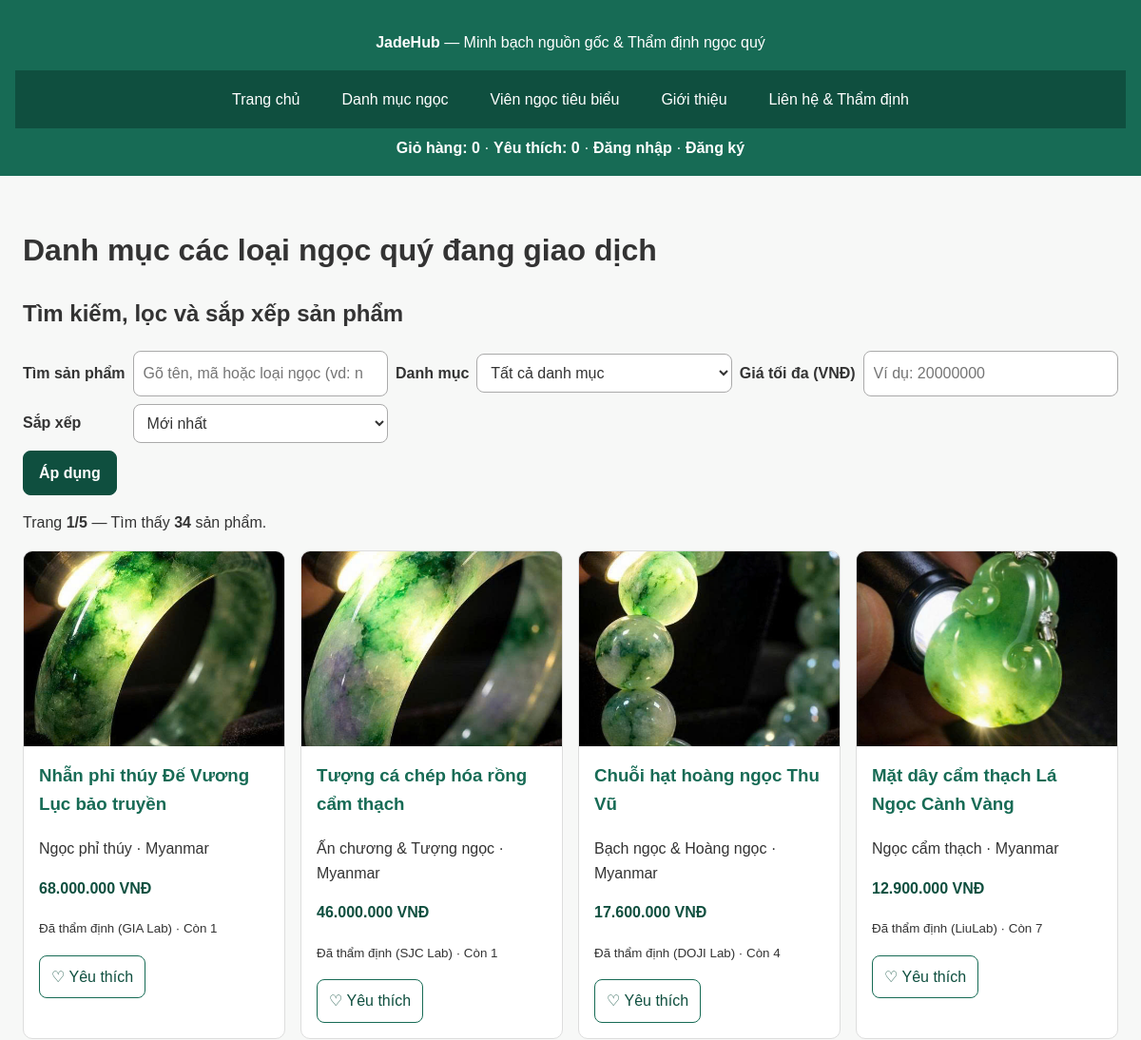
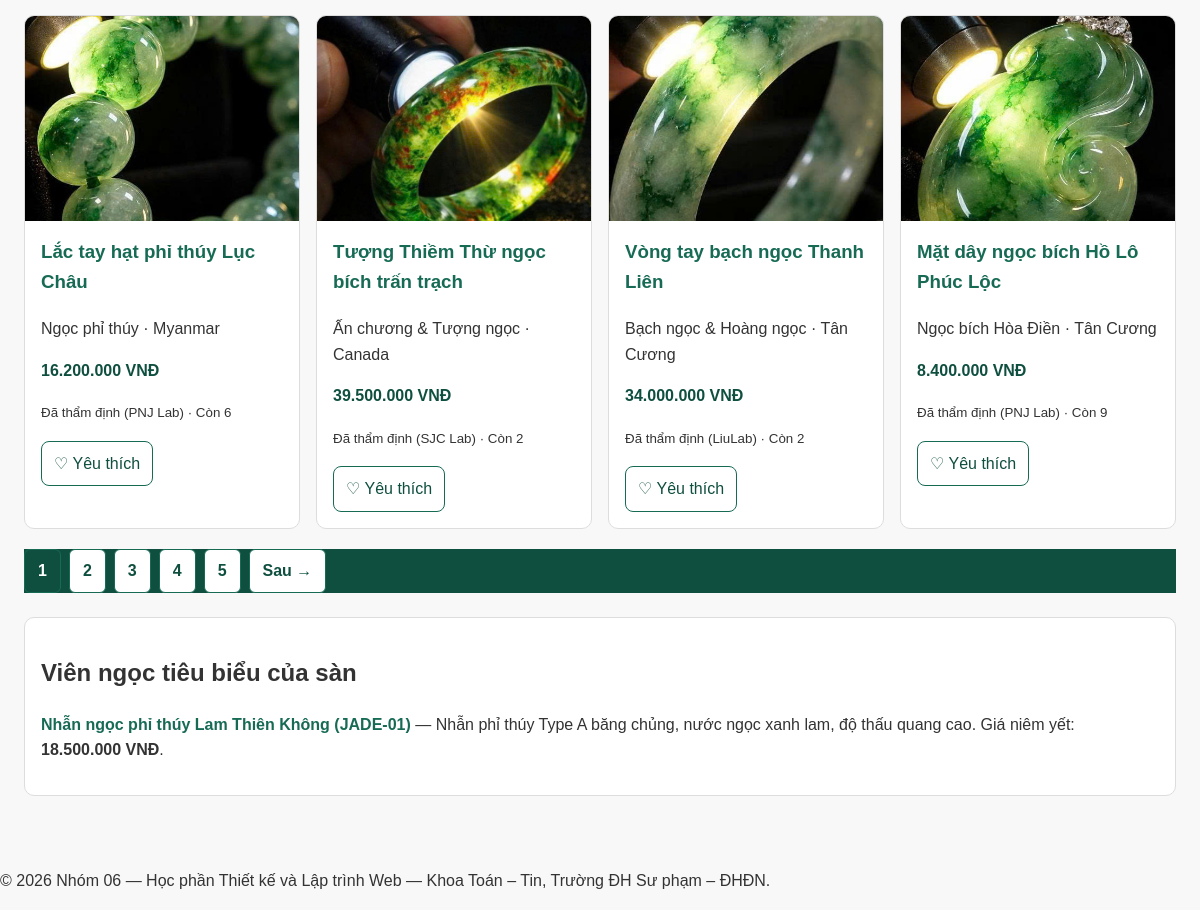
Screenshot of /danh-sach.php with the database file from the repository (2 pictures, top to bottom).
### tables this page shows
CREATE TABLE san_pham (
  id            INT UNSIGNED AUTO_INCREMENT PRIMARY KEY,
  danh_muc_id   INT UNSIGNED NOT NULL,
  ma            VARCHAR(30)  NOT NULL UNIQUE,
  ten           VARCHAR(200) NOT NULL,
  loai          VARCHAR(150) NOT NULL DEFAULT 'Ngọc tự nhiên',
  gia           INT UNSIGNED NOT NULL CHECK (gia >= 1000),
  ton_kho       INT UNSIGNED NOT NULL DEFAULT 0,
  xuat_xu       VARCHAR(100) NOT NULL DEFAULT 'Myanmar',
  kiem_dinh     VARCHAR(150) NOT NULL DEFAULT 'Đã thẩm định',
  trong_luong   VARCHAR(50)  NOT NULL DEFAULT '—',
  do_cung       VARCHAR(50)  NOT NULL DEFAULT '6.5 - 7.0',
  chiet_suat    VARCHAR(50)  NOT NULL DEFAULT '1.66',
  ty_trong      VARCHAR(50)  NOT NULL DEFAULT '3.33 g/cm³',
  anh           VARCHAR(255) NULL,
  anh_chung_thu VARCHAR(255) NULL,
  mo_ta         TEXT         NULL,
  ngay_tao      DATETIME     NOT NULL DEFAULT CURRENT_TIMESTAMP,
  CONSTRAINT fk_san_pham_danh_muc FOREIGN KEY (danh_muc_id) REFERENCES danh_muc(id),
  INDEX idx_san_pham_dm_gia (danh_muc_id, gia),
  INDEX idx_san_pham_gia (gia)
);

CREATE TABLE danh_muc (
  id   INT UNSIGNED AUTO_INCREMENT PRIMARY KEY,
  ten  VARCHAR(100) NOT NULL,
  slug VARCHAR(100) NOT NULL UNIQUE
);

### inc/ham.php (called while the page is built, shortened)
<?php
function e(?string $s): string
{
    return htmlspecialchars((string) $s, ENT_QUOTES | ENT_SUBSTITUTE, 'UTF-8');
}
function vnd(int|float $so): string
{
    return number_format((float) $so, 0, ',', '.') . ' VNĐ';
}
function layChuoi(array $nguon, string $khoa): string
{
    $v = $nguon[$khoa] ?? '';
    $v = preg_replace('/[\x00-\x08\x0B\x0C\x0E-\x1F\x7F]/', '', $v) ?? '';
    return trim(str_replace("\r\n", "\n", $v));
}

### src/Services/GioHang.php (called while the page is built, shortened)
<?php
class GioHang
{
    public function tatCa(): array
    {
        $gio = $_SESSION[self::KHOA] ?? [];
        $sach = [];
        return $sach;
    }
    public function soMon(): int
    {
        return array_sum($this->tatCa());
    }
}

### inc/xac-thuc.php (called while the page is built, shortened)
<?php
function nguoiDung(): ?array
{
    static $nd = false;
    $uid = filter_var($_SESSION['uid'] ?? 0, FILTER_VALIDATE_INT, ['options' => ['min_range' => 1]]);
    if ($uid === false) {
        $uid = tuDangNhapTuCookie();
    }
    if ($uid === 0) {
        return null;
    }
    return $nd;
}
function tuDangNhapTuCookie(): int
{
    $cookie = $_COOKIE['ghi_nho'] ?? '';
    if (!is_string($cookie) || !str_contains($cookie, ':')) {
        return 0;
    }
    return 0;
}

### inc/db.php (called while the page is built, shortened)
<?php
function db(): PDO
{
    static $pdo = null;
    if ($pdo === null) {
        $tuyChon = [
            PDO::ATTR_ERRMODE            => PDO::ERRMODE_EXCEPTION,
            PDO::ATTR_DEFAULT_FETCH_MODE => PDO::FETCH_ASSOC,
            PDO::ATTR_EMULATE_PREPARES   => false,
        ];
        $pdo = new PDO(
            'mysql:host=localhost;dbname=ltweb_nhom06;charset=utf8mb4',
            'root',
            '',
            $tuyChon
        );
    }
    return $pdo;
}

### src/Data/KhoSanPham.php (called while the page is built, shortened)
<?php
class KhoSanPham
{
    public function timTheoId(int $id): ?SanPham
    {
        $st = $this->db->prepare(self::SELECT_CO_BAN . ' WHERE sp.id = ?');
        $st->execute([$id]);
        $d = $st->fetch();
        return $d !== false ? SanPham::tuMang($d) : null;
    }
    private function dieuKien(array $loc): array
    {
        $dk = [];
        $ts = [];
        $q = trim((string) ($loc['q'] ?? ''));
        $where = $dk ? 'WHERE ' . implode(' AND ', $dk) : '';
        return [$where, $ts];
    }
    public function dem(array $loc = []): int
    {
        [$where, $ts] = $this->dieuKien($loc);
        $st = $this->db->prepare("SELECT COUNT(*) FROM san_pham sp $where");
        $st->execute($ts);
        return (int) $st->fetchColumn();
    }
    public function trang(array $loc, string $sx, int $soDong, int $boQua): array
    {
        [$where, $ts] = $this->dieuKien($loc);
        $orderBy = match ($sx) {
            'gia-tang' => 'sp.gia ASC, sp.id ASC',
            'gia-giam' => 'sp.gia DESC, sp.id DESC',
            'ten'      => 'sp.ten ASC, sp.id ASC',
            default    => 'sp.id DESC',
        };
        $sql = self::SELECT_CO_BAN . " $where ORDER BY $orderBy LIMIT ? OFFSET ?";
        $st = $this->db->prepare($sql);
        $st->execute([...$ts, max(1, $soDong), max(0, $boQua)]);
        return array_map(fn(array $d): SanPham => SanPham::tuMang($d), $st->fetchAll());
    }
}

### src/Models/SanPham.php (called while the page is built, shortened)
<?php
final class SanPham implements JsonSerializable
{
    public static function tuMang(array $d): self
    {
        $id = filter_var($d['id'] ?? null, FILTER_VALIDATE_INT, ['options' => ['min_range' => 1]]);
        $dmId = (int) ($d['danh_muc_id'] ?? 1);
        $chungThu = $d['anh_chung_thu'] ?? ($d['anhChungThu'] ?? null);
        $anh = (string) ($d['anh'] ?? '');
        return new self(
            id: $id,
            danhMucId: $dmId,
            ma: (string) ($d['ma'] ?? ('JADE-' . str_pad((string) $id, 2, '0', STR_PAD_LEFT))),
            ten: (string) ($d['ten'] ?? ''),
            loai: (string) ($d['loai'] ?? 'Ngọc tự nhiên'),
            danhMucSlug: (string) ($d['danh_muc_slug'] ?? 'phi-thuy'),
            tenDanhMuc: (string) ($d['ten_danh_muc'] ?? 'Ngọc quý'),
            anh: $anh !== '' ? $anh : 'nhan-phi-thuy-01.jpg',
            gia: (int) ($d['gia'] ?? 0),
            tonKho: max(0, (int) ($d['ton_kho'] ?? 0)),
            xuatXu: (string) ($d['xuat_xu'] ?? ($d['xuatXu'] ?? 'Myanmar')),
            kiemDinh: (string) ($d['kiem_dinh'] ?? ($d['kiemDinh'] ?? 'Đã thẩm định')),
            moTa: (string) ($d['mo_ta'] ?? ($d['moTa'] ?? '')),
            trongLuong: (string) ($d['trong_luong'] ?? ($d['trongLuong'] ?? '—')),
            doCung: (string) ($d['do_cung'] ?? ($d['doCung'] ?? '6.5 - 7.0')),
            chietSuat: (string) ($d['chiet_suat'] ?? ($d['chietSuat'] ?? '1.66')),
            tyTrong: (string) ($d['ty_trong'] ?? ($d['tyTrong'] ?? '3.33 g/cm³')),
            anhChungThu: is_string($chungThu) && $chungThu !== '' ? $chungThu : null,
            ngayTao: (string) ($d['ngay_tao'] ?? ''),
        );
    }
    public function tenDanhMuc(): string
    {
        return $this->tenDanhMuc;
    }
    public function conHang(): bool
    {
        return $this->tonKho > 0;
    }
    public function duongDanAnh(string $goc = ''): string
    {
        return $goc . 'images/' . $this->anh;
    }
}

### danh-sach.php (the view, shortened to what this page needs)
<?php
require __DIR__ . '/inc/config.php';
$kho   = new KhoSanPham(db());
$duong = ['options' => ['min_range' => 1]];
$loc = [
    'q'        => mb_substr(layChuoi($_GET, 'q'), 0, 100),
    'dm'       => filter_var($_GET['dm'] ?? '', FILTER_VALIDATE_INT, $duong),
    'giaToiDa' => filter_var($_GET['gia'] ?? '', FILTER_VALIDATE_INT, $duong),
];
$sx       = layChuoi($_GET, 'sx') ?: 'moi';
$kieuSx   = KhoSanPham::SAP_XEP;
$sxHopLe  = array_key_exists($sx, $kieuSx) ? $sx : 'moi';
$moiTrang = 8;
$tong     = $kho->dem($loc);
$soTrang  = max(1, (int) ceil($tong / $moiTrang));
$hienTai  = filter_var($_GET['trang'] ?? 1, FILTER_VALIDATE_INT, [
    'options' => ['min_range' => 1, 'default' => 1],
]);
$hienTai  = min((int) $hienTai, $soTrang);
$ds       = $kho->trang($loc, $sxHopLe, $moiTrang, ($hienTai - 1) * $moiTrang);
$dangLoc   = ($loc['q'] !== '' || $loc['dm'] !== false || $loc['giaToiDa'] !== false);
$tieuBieu  = (!$dangLoc && $hienTai === 1) ? $kho->timTheoId(1) : null;
function lienKetTrang(int $so): string
{
    $thamSo = [];
    $thamSo['trang'] = $so;
    return '?' . http_build_query($thamSo);
}
$trang  = 'danh-sach';
require __DIR__ . '/inc/header.php';
?>
    <main id="noi-dung">
        <h1>Danh mục các loại ngọc quý đang giao dịch</h1>
        <section>
            <h2>Tìm kiếm, lọc và sắp xếp sản phẩm</h2>
            <form class="bo-loc" method="get" action="danh-sach.php">
                <label for="o-tim">Tìm sản phẩm</label>
                <div class="khung-o-tim">
                    <input id="o-tim" name="q" type="search" maxlength="100" value="<?= e($loc['q']) ?>" autocomplete="off" placeholder="Gõ tên, mã hoặc loại ngọc (vd: nhẫn, Levi's)…">
                </div>
                <label for="loc-dm">Danh mục</label>
                <select id="loc-dm" name="dm">
                    <option value="">Tất cả danh mục</option>
                </select>
                <label for="loc-gia">Giá tối đa (VNĐ)</label>
                <input id="loc-gia" name="gia" type="number" min="1000" step="500000" value="<?= $loc['giaToiDa'] !== false ? (int) $loc['giaToiDa'] : '' ?>" placeholder="Ví dụ: 20000000">
                <label for="sap-xep">Sắp xếp</label>
                <select id="sap-xep" name="sx">
<?php foreach ($kieuSx as $gt => $nhan): ?>
                    <option value="<?= e($gt) ?>"<?= $gt === $sxHopLe ? ' selected' : '' ?>><?= e($nhan) ?></option>
<?php endforeach; ?>
                </select>
                <button type="submit" class="nut-loc">Áp dụng</button>
            </form>
            <p id="trang-thai-ds" role="status">
<?php if ($ds): ?>
                Trang <strong><?= $hienTai ?>/<?= $soTrang ?></strong> — Tìm thấy <strong><?= $tong ?></strong> sản phẩm<?= $loc['q'] !== '' ? ' cho từ khóa “' . e($loc['q']) . '”' : '' ?>.
<?php else: ?>
                Không có kết quả phù hợp<?= $loc['q'] !== '' ? ' với từ khóa “' . e($loc['q']) . '”' : '' ?>. <a href="danh-sach.php">Xóa bộ lọc</a>
<?php endif; ?>
            </p>
            <div class="luoi-san-pham" id="ds-san-pham">
<?php foreach ($ds as $sp): ?>
                <article class="the-san-pham">
                    <img src="<?= e($sp->duongDanAnh()) ?>" alt="<?= e($sp->ten) ?>" loading="lazy" width="400" height="300">
                    <div class="noi-dung-the">
                        <h3><a href="chi-tiet.php?id=<?= $sp->id ?>"><?= e($sp->ten) ?></a></h3>
                        <p><?= e($sp->tenDanhMuc()) ?> · <?= e($sp->xuatXu) ?></p>
                        <p class="gia-san-pham"><?= e(vnd($sp->gia)) ?></p>
                        <p><small><?= e($sp->kiemDinh) ?> · <?= $sp->conHang() ? 'Còn ' . $sp->tonKho : 'Hết hàng' ?></small></p>
                        <button class="nut-yeu-thich" type="button" data-yeuthich="<?= $sp->id ?>" aria-pressed="false">♡ Yêu thích</button>
                    </div>
                </article>
<?php endforeach; ?>
            </div>
<?php if ($soTrang > 1 && $ds): ?>
            <nav class="phan-trang" aria-label="Phân trang danh sách sản phẩm">
<?php for ($i = 1; $i <= $soTrang; $i++): ?>
                <a href="<?= e(lienKetTrang($i)) ?>"<?= $i === $hienTai ? ' aria-current="page"' : '' ?>><?= $i ?></a>
<?php endfor; ?>
<?php if ($hienTai < $soTrang): ?>
                <a href="<?= e(lienKetTrang($hienTai + 1)) ?>">Sau →</a>
<?php endif; ?>
            </nav>
<?php endif; ?>
        </section>
<?php if ($tieuBieu !== null): ?>
        <section class="vien-ngoc-tieu-bieu">
            <h2>Viên ngọc tiêu biểu của sàn</h2>
            <p>
                <strong><a href="chi-tiet.php?id=<?= $tieuBieu->id ?>"><?= e($tieuBieu->ten) ?> (<?= e($tieuBieu->ma) ?>)</a></strong>
                — <?= e($tieuBieu->moTa) ?> Giá niêm yết: <strong><?= e(vnd($tieuBieu->gia)) ?></strong>.
            </p>
        </section>
<?php endif; ?>
    </main>
<?php require __DIR__ . '/inc/footer.php'; ?>

### inc/header.php (shortened to what this page needs)
<?php
$goc ??= '';
$trang ??= '';
$bodyClass ??= 'trang';
$hdGio = new App\Services\GioHang();
$hdNd  = nguoiDung();
$hdMenu = [
    'index'      => ['index.php', 'Trang chủ'],
    'danh-sach'  => ['danh-sach.php', 'Danh mục ngọc'],
    'chi-tiet'   => ['chi-tiet.php?id=1', 'Viên ngọc tiêu biểu'],
    'gioi-thieu' => ['gioi-thieu.php', 'Giới thiệu'],
    'lien-he'    => ['lien-he.php', 'Liên hệ & Thẩm định'],
];
?>
<!DOCTYPE html>
<html lang="vi">
<head>
    <link rel="stylesheet" href="<?= e($goc) ?>css/style.css">
</head>
<body<?= $bodyClass !== '' ? ' class="' . e($bodyClass) . '"' : '' ?> data-goc="<?= e($goc) ?>">
    <header>
        <p><strong>JadeHub</strong> — Minh bạch nguồn gốc &amp; Thẩm định ngọc quý</p>
        <nav aria-label="Menu chính">
            <ul>
<?php foreach ($hdMenu as $hdKhoa => [$hdLienKet, $hdNhan]): ?>
                <li><a href="<?= e($goc . $hdLienKet) ?>"<?= $hdKhoa === $trang ? ' aria-current="page"' : '' ?>><?= e($hdNhan) ?></a></li>
<?php endforeach; ?>
            </ul>
        </nav>
        <p class="tom-tat-yeu-thich">
            <a href="<?= e($goc) ?>gio-hang.php">Giỏ hàng: <span id="so-mon" data-dem-gio><?= $hdGio->soMon() ?></span></a>
            · <a href="<?= e($goc) ?>danh-sach.php">Yêu thích: <span data-dem-yeu-thich="">0</span></a>
<?php if ($hdNd !== null): ?>
            · <a href="<?= e($goc) ?>don-hang.php">Đơn hàng của tôi</a>
<?php if (($hdNd['vai_tro'] ?? '') === 'quan_tri'): ?>
            · <a href="<?= e($goc) ?>quan-tri.php">Quản trị</a>
<?php endif; ?>
            · <span class="ten-nguoi-dung">Xin chào, <strong><?= e((string) $hdNd['ho_ten']) ?></strong></span>
            · <a href="<?= e($goc) ?>dang-xuat.php">Đăng xuất</a>
<?php else: ?>
            · <a href="<?= e($goc) ?>dang-nhap.php">Đăng nhập</a>
            · <a href="<?= e($goc) ?>dang-ky.php">Đăng ký</a>
<?php endif; ?>
        </p>
    </header>

### inc/footer.php (shortened to what this page needs)
    <footer>
        <p>© 2026 Nhóm 06 — Học phần Thiết kế và Lập trình Web — Khoa Toán – Tin, Trường ĐH Sư phạm – ĐHĐN.</p>
    </footer>
</body>
</html>

### rows the page displays
san_pham: anh (picture), ten "Nhẫn phỉ thúy Đế Vương Lục bảo truyền", danh_muc.ten "Ngọc phỉ thúy", xuat_xu "Myanmar", gia "68.000.000 VNĐ", kiem_dinh "Đã thẩm định (GIA Lab)", ton_kho "1"
san_pham: anh (picture), ten "Tượng cá chép hóa rồng cẩm thạch", danh_muc.ten "Ấn chương & Tượng ngọc", xuat_xu "Myanmar", gia "46.000.000 VNĐ", kiem_dinh "Đã thẩm định (SJC Lab)", ton_kho "1"
san_pham: anh (picture), ten "Chuỗi hạt hoàng ngọc Thu Vũ", danh_muc.ten "Bạch ngọc & Hoàng ngọc", xuat_xu "Myanmar", gia "17.600.000 VNĐ", kiem_dinh "Đã thẩm định (DOJI Lab)", ton_kho "4"
san_pham: anh (picture), ten "Mặt dây cẩm thạch Lá Ngọc Cành Vàng", danh_muc.ten "Ngọc cẩm thạch", xuat_xu "Myanmar", gia "12.900.000 VNĐ", kiem_dinh "Đã thẩm định (LiuLab)", ton_kho "7"
san_pham: anh (picture), ten "Lắc tay hạt phỉ thúy Lục Châu", danh_muc.ten "Ngọc phỉ thúy", xuat_xu "Myanmar", gia "16.200.000 VNĐ", kiem_dinh "Đã thẩm định (PNJ Lab)", ton_kho "6"
san_pham: anh (picture), ten "Tượng Thiềm Thừ ngọc bích trấn trạch", danh_muc.ten "Ấn chương & Tượng ngọc", xuat_xu "Canada", gia "39.500.000 VNĐ", kiem_dinh "Đã thẩm định (SJC Lab)", ton_kho "2"
san_pham: anh (picture), ten "Vòng tay bạch ngọc Thanh Liên", danh_muc.ten "Bạch ngọc & Hoàng ngọc", xuat_xu "Tân Cương", gia "34.000.000 VNĐ", kiem_dinh "Đã thẩm định (LiuLab)", ton_kho "2"
san_pham: anh (picture), ten "Mặt dây ngọc bích Hồ Lô Phúc Lộc", danh_muc.ten "Ngọc bích Hòa Điền", xuat_xu "Tân Cương", gia "8.400.000 VNĐ", kiem_dinh "Đã thẩm định (PNJ Lab)", ton_kho "9"
san_pham: ten "Nhẫn ngọc phỉ thúy Lam Thiên Không", ma "JADE-01", mo_ta "Nhẫn phỉ thúy Type A băng chủng, nước ngọc xanh lam, độ thấu quang cao.", gia "18.500.000 VNĐ"

### other values shown
$hdNhan "Trang chủ"
$hdNhan "Danh mục ngọc"
$hdNhan "Viên ngọc tiêu biểu"
$hdNhan "Giới thiệu"
$hdNhan "Liên hệ & Thẩm định"
$hdGio->soMon() "0"
$hienTai "1"
$soTrang "5"
$tong "34"
form field sx "Mới nhất"
